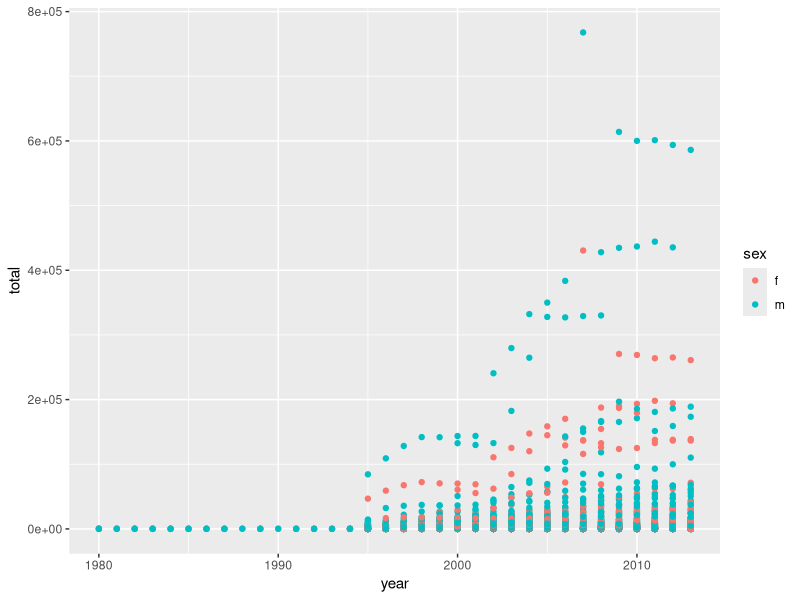

This figure's R source:
library(tidyverse)
#tidyr
#Each variable must have its own column.
#Each observation must have its own row.
#Each value must have its own cell.
#----------------------------------------------
#Gathering - values are listed as column names
table4a
tidy4a <- table4a %>% 
  gather(`1999`, `2000`, key = "year", value = "cases")
tidy4b <- table4b %>% 
  gather(`1999`, `2000`, key = "year", value = "population")

left_join(tidy4a, tidy4b)
#----------------------------------------------
#Spreading - opposite of gathering - observation spread across 2+ rows
table2
spread(table2, key = type, value = count)
#----------------------------------------------
#Separate - one column contains two variables
table3
table3 %>% 
  separate(rate, into = c("cases", "population"), convert = TRUE) #convert = TRUE will specify the data types

table3 %>% 
  separate(year, into = c("century", "year"), sep = 2) #sep = 2 is 2 chars from left of string starting at 1

#too many values
tibble(x = c("a,b,c", "d,e,f,g", "h,i,j")) %>% 
  separate(x, c("one", "two", "three"), extra = "merge")
#too few values
tibble(x = c("a,b,c", "d,e", "f,g,i")) %>% 
  separate(x, c("one", "two", "three"), fill = "right")
#----------------------------------------------
#Unite - single variable spread across multiple columns
table5 %>% 
  unite(new, century, year, sep = "") #use sep to avoid _ coming in
#----------------------------------------------
#Missing Values
#implicit - 2016 - q1 is missing
stocks <- tibble(
  year   = c(2015, 2015, 2015, 2015, 2016, 2016, 2016),
  qtr    = c(   1,    2,    3,    4,    2,    3,    4),
  return = c(1.88, 0.59, 0.35,   NA, 0.92, 0.17, 2.66)
)
#make explicit by putting year in columns or use complete
stocks %>% 
  spread(year, return)

#complete
stocks %>% 
  complete(year, qtr)

#remove explicit if not needed using na.rm = TRUE
stocks %>% 
  spread(year, return) %>% 
  gather(year, return, `2015`:`2016`, na.rm = TRUE)

#fill in missing values - carry forward
treatment <- tribble(
  ~ person,           ~ treatment, ~response,
  "Derrick Whitmore", 1,           7,
  NA,                 2,           10,
  NA,                 3,           9,
  "Katherine Burke",  1,           4
)

treatment %>% 
  fill(person)
#----------------------------------------------
#case study example
who
#start with gather - The best place to start is almost always to gather together the columns that are not variables.
who1 <- who %>% 
  gather(new_sp_m014:newrel_f65, key = "key", value = "cases", na.rm = TRUE)
who1

who1 %>% 
  count(key)

#str_replace
who2 <- who1 %>% 
  mutate(key = stringr::str_replace(key, "newrel", "new_rel"))

#split key into new columns
who3 <- who2 %>% 
  separate(key, c("new", "type", "sexage"), sep = "_")
who3

#drop redundant columns
who4 <- who3 %>% 
  select(-new, -iso2, -iso3)

#split sex age after 1st char (sep = 1)
who5 <- who4 %>% 
  separate(sexage, c("sex", "age"), sep = 1)

#all in one
who4 <- who %>%
  gather(code, value, new_sp_m014:newrel_f65, na.rm = TRUE) %>% 
  mutate(code = stringr::str_replace(code, "newrel", "new_rel")) %>%
  separate(code, c("new", "var", "sexage")) %>% 
  select(-new, -iso2, -iso3) %>% 
  separate(sexage, c("sex", "age"), sep = 1)

#practice
who4 %>%
  group_by(country,year,sex) %>%
  summarise(total = sum(value)) %>%
  ggplot(aes(year,total, color = sex)) +
  geom_point()

